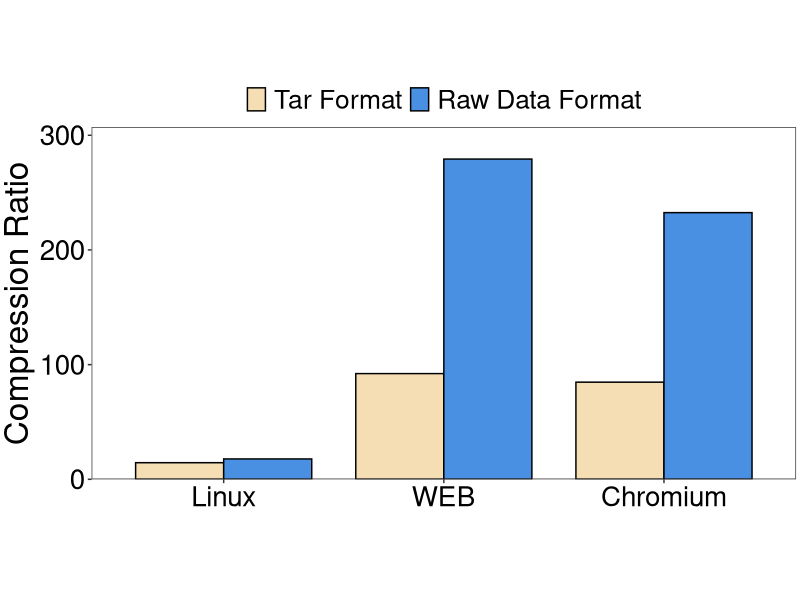
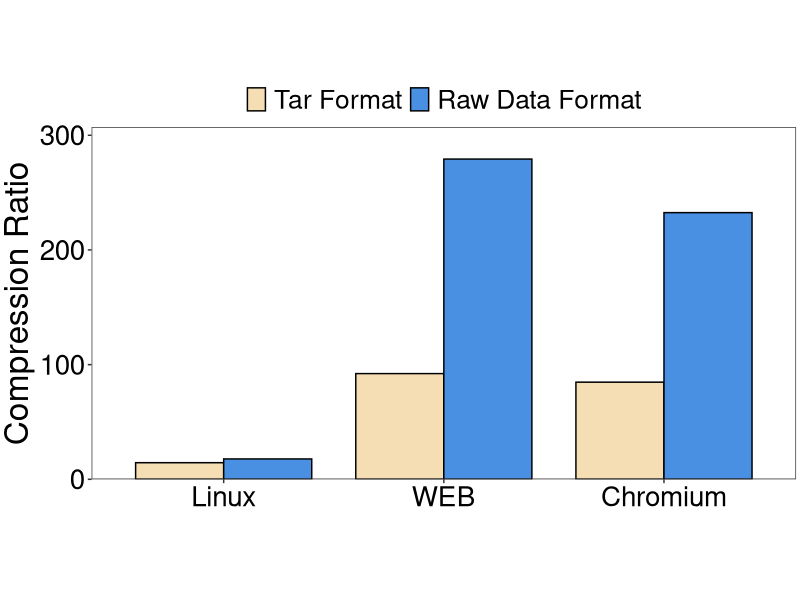

Generate these figures, in order, with R:
library(ggplot2)
setwd(dirname(rstudioapi::getActiveDocumentContext()$path))
# 定义数据
heights <- c(
  14.4836,17.742,92.1916,279.225,84.7032 ,232.544
)

group_order <- c('Linux','WEB', 'Chromium' )
# 创建数据框
df1 <- data.frame(
  group = factor(rep(group_order, each = 2), levels = group_order),
  category = factor(rep(c('Tar Format', 'Raw Data Format'), times = 3),
                    levels = c('Tar Format', 'Raw Data Format')),
  height = heights
)

max_height <- max(df1$height)

# 创建柱状图
p1 <- ggplot(df1, aes(x = group, y = height, fill = category)) + 
  geom_bar(stat = 'identity', position = position_dodge(width = 0.8), 
           colour = "black", width = 0.8) + 
  scale_fill_manual(values = c("#f5deb3", "#4a90e2")) +
  labs(y = 'Compression Ratio') +
  scale_y_continuous(
    limits = c(0, max_height),
    expand = expansion(mult = c(0, 0.1))
  ) +
  theme_bw() +
  theme(
    plot.title = element_text(hjust = 0.5, size = 24, face = "bold"),
    plot.margin = unit(c(0.1, 0.1, 0.1, 0.1), "cm"),
    axis.title.x = element_text(size = 26),
    axis.title.y = element_text(size = 24),
    axis.text = element_text(size = 20, color = "black"),
    aspect.ratio = 0.5,
    panel.grid.major = element_blank(), 
    panel.grid.minor = element_blank(),
    legend.position = "top",
    legend.direction = "horizontal",
    legend.text = element_text(size = 19),
    legend.key.height = unit(1.0, "line"),
    legend.key.width = unit(1.0, "line"),
    legend.margin = margin(t = 0, unit = 'cm'),
    legend.title = element_blank()
  ) +
  theme(axis.title.x = element_blank())

ggsave('../plot/Mo-Delta.pdf', plot = p1, width = 10, height = 5)
print(p1)
